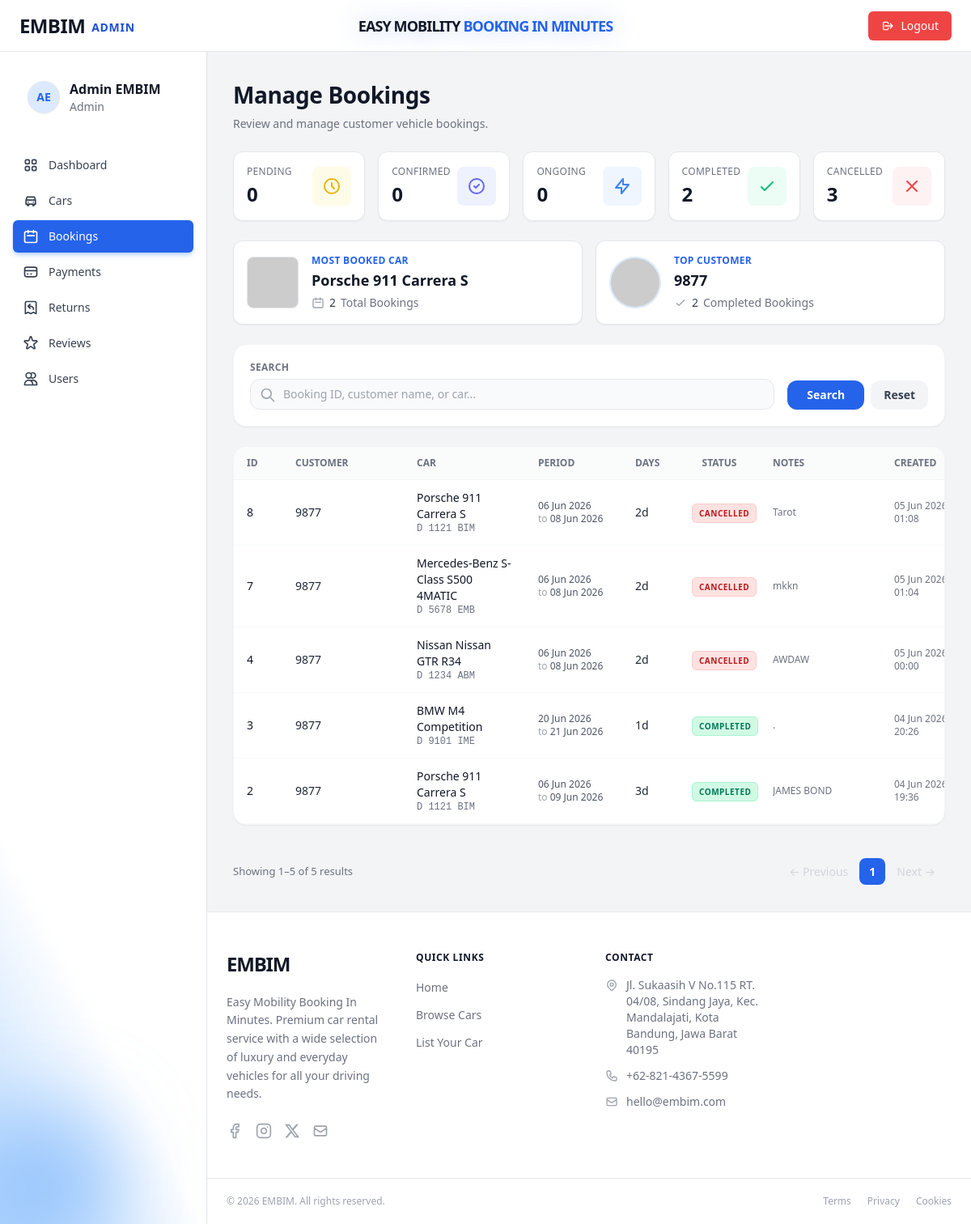
The app's page /admin/index.php?page=manage_bookings (signed in) with its own data.
### tables this page shows
CREATE TABLE `cars` (
  `id` int(11) NOT NULL,
  `brand` varchar(80) NOT NULL,
  `model` varchar(100) NOT NULL,
  `year` year(4) NOT NULL,
  `license_plate` varchar(20) NOT NULL,
  `price_per_day` decimal(12,2) NOT NULL,
  `status` enum('available','booked','maintenance') NOT NULL DEFAULT 'available',
  `transmission` enum('automatic','manual') NOT NULL DEFAULT 'automatic',
  `fuel_type` enum('gasoline','diesel','electric','hybrid') NOT NULL DEFAULT 'gasoline',
  `seats` tinyint(4) NOT NULL DEFAULT 5,
  `description` text DEFAULT NULL,
  `photo` varchar(255) DEFAULT NULL COMMENT 'Nama file gambar di folder assets/images',
  `created_at` datetime NOT NULL DEFAULT current_timestamp(),
  `updated_at` datetime NOT NULL DEFAULT current_timestamp() ON UPDATE current_timestamp()
);

CREATE TABLE `users` (
  `id` int(11) NOT NULL,
  `full_name` varchar(100) NOT NULL,
  `email` varchar(150) NOT NULL,
  `password` varchar(255) NOT NULL COMMENT 'bcrypt hash',
  `phone` varchar(20) DEFAULT NULL,
  `address` text DEFAULT NULL,
  `role` enum('admin','user') NOT NULL DEFAULT 'user',
  `photo_profile` varchar(100) DEFAULT NULL,
  `photo_ktp` varchar(100) DEFAULT NULL,
  `photo_sim` varchar(100) DEFAULT NULL,
  `created_at` datetime NOT NULL DEFAULT current_timestamp(),
  `updated_at` datetime NOT NULL DEFAULT current_timestamp() ON UPDATE current_timestamp()
);

CREATE TABLE `bookings` (
  `id` int(11) NOT NULL,
  `user_id` int(11) NOT NULL,
  `car_id` int(11) NOT NULL,
  `start_date` date NOT NULL,
  `end_date` date NOT NULL,
  `total_days` smallint(6) NOT NULL DEFAULT 1,
  `total_price` decimal(14,2) NOT NULL,
  `status` enum('pending','confirmed','ongoing','completed','cancelled') DEFAULT 'pending',
  `notes` text DEFAULT NULL,
  `identity_photo` varchar(255) DEFAULT NULL,
  `payment_method` enum('transfer_bank_bri','transfer_bank_mandiri','shopeepay','dana','ovo','gopay','transfer_bank_bni','transfer_bank_bca','transfer_bank_seabank') DEFAULT NULL,
  `payment_status` enum('unpaid','paid','refunded') DEFAULT 'unpaid',
  `payment_proof` varchar(255) DEFAULT NULL,
  `paid_at` datetime DEFAULT NULL,
  `created_at` datetime DEFAULT current_timestamp(),
  `refund_notified_at` datetime DEFAULT NULL,
  `updated_at` datetime DEFAULT current_timestamp() ON UPDATE current_timestamp()
);

### admin/views/manage_bookings.php (the view, shortened to what the rows shown need)
<?php require_once __DIR__ . '/partials/layout_top.php'; ?>
<div class="space-y-6">
  <div class="page-heading">
    <h1>Manage Bookings</h1>
  </div>
  <div class="grid grid-cols-1 md:grid-cols-2 gap-4 mb-6">
    <?php if (!empty($topCar)): ?>
    <div class="bg-white rounded-xl border border-gray-200 p-4 flex items-center gap-4 shadow-sm hover:shadow-md transition-shadow">
      <div class="w-16 h-16 shrink-0 rounded-lg overflow-hidden bg-gray-100 border border-gray-200">
        <img src="../assets/images/<?= htmlspecialchars($topCar['photo']) ?>" alt="Top Car" class="w-full h-full object-cover" onerror="this.src='https://ui-avatars.com/api/?name=Car&background=f3f4f6&color=9ca3af'" />
      </div>
      <div class="flex-1 min-w-0">
        <p class="text-xs font-bold text-blue-600 uppercase tracking-wide mb-0.5">Most Booked Car</p>
        <p class="text-lg font-bold text-gray-900 truncate"><?= htmlspecialchars($topCar['brand'] . ' ' . $topCar['model']) ?></p>
        <p class="text-sm text-gray-500 mt-1 flex items-center gap-1.5">
          <svg xmlns="http://www.w3.org/2000/svg" class="h-4 w-4 text-gray-400" fill="none" viewBox="0 0 24 24" stroke="currentColor" stroke-width="2"><path stroke-linecap="round" stroke-linejoin="round" d="M8 7V3m8 4V3m-9 8h10M5 21h14a2 2 0 002-2V7a2 2 0 00-2-2H5a2 2 0 00-2 2v12a2 2 0 002 2z"/></svg>
          <span class="font-medium text-gray-700"><?= $topCar['booking_count'] ?></span> Total Bookings
        </p>
      </div>
    </div>
    <?php endif; ?>
    <?php if (!empty($topUser)): ?>
    <div class="bg-white rounded-xl border border-gray-200 p-4 flex items-center gap-4 shadow-sm hover:shadow-md transition-shadow">
      <div class="w-16 h-16 shrink-0 rounded-full overflow-hidden bg-gray-100 border-2 border-blue-100">
        <img src="../assets/images/user/<?= htmlspecialchars($topUser['photo_profile'] ?? 'default.png') ?>" alt="Top User" class="w-full h-full object-cover" onerror="this.src='https://ui-avatars.com/api/?name=<?= urlencode($topUser['full_name']) ?>&background=eff6ff&color=1d4ed8'" />
      </div>
      <div class="flex-1 min-w-0">
        <p class="text-xs font-bold text-blue-600 uppercase tracking-wide mb-0.5">Top Customer</p>
        <p class="text-lg font-bold text-gray-900 truncate"><?= htmlspecialchars($topUser['full_name']) ?></p>
        <p class="text-sm text-gray-500 mt-1 flex items-center gap-1.5">
          <svg xmlns="http://www.w3.org/2000/svg" class="h-4 w-4 text-gray-400" fill="none" viewBox="0 0 24 24" stroke="currentColor" stroke-width="2"><path stroke-linecap="round" stroke-linejoin="round" d="M5 13l4 4L19 7"/></svg>
          <span class="font-medium text-gray-700"><?= $topUser['booking_count'] ?></span> Completed Bookings
        </p>
      </div>
    </div>
    <?php endif; ?>
  </div>
  <div class="bg-white rounded-2xl shadow-sm border border-gray-100 overflow-hidden mb-6">
    <div class="overflow-x-auto">
      <table class="w-full text-left text-sm text-gray-600 table-fixed min-w-[1000px]">
        <thead class="bg-gray-50/80 border-b border-gray-100 text-xs uppercase font-semibold text-gray-500">
          <tr>
            <th class="px-4 py-3 w-[6%]">ID</th>
            <th class="px-4 py-3 w-[15%]">Customer</th>
            <th class="px-4 py-3 w-[15%]">Car</th>
            <th class="px-4 py-3 w-[12%]">Period</th>
            <th class="px-4 py-3 w-[7%]">Days</th>
            <th class="px-4 py-3 w-[10%] text-center">Status</th>
            <th class="px-4 py-3 w-[15%]">Notes</th>
            <th class="px-4 py-3 w-[10%]">Created</th>
          </tr>
        </thead>
      <tbody>
        <?php if (empty($bookings)): ?>
          <tr><td colspan="9" class="text-center py-10 text-gray-400">No booking data found.</td></tr>
        <?php else: foreach ($bookings as $b): ?>
        <tr class="hover:bg-blue-50/30 transition-colors group border-b border-gray-50">
          <td class="px-4 py-3 font-medium text-gray-900"><?= (int)$b['id'] ?></td>
          <td class="px-4 py-3 font-medium text-gray-800"><?= htmlspecialchars($b['customer_name']) ?></td>
          <td class="px-4 py-3">
            <div class="font-medium text-gray-900"><?= htmlspecialchars($b['car_name']) ?></div>
            <div class="text-xs text-gray-500 font-mono"><?= htmlspecialchars($b['license_plate']) ?></div>
          </td>
          <td class="px-4 py-3 text-xs text-gray-600">
            <?= date('d M Y', strtotime($b['start_date'])) ?><br><span class="text-gray-400">to</span> <?= date('d M Y', strtotime($b['end_date'])) ?>
          </td>
          <td class="px-4 py-3 font-medium text-gray-800">
            <?= (int)$b['total_days'] ?>d
          </td>
          <td class="px-4 py-3 text-center">
            <?php
              $bs = $b['status'] ?? 'completed';
              $bsCls = match($bs) {
                'completed' => 'bg-emerald-100 text-emerald-700 border-emerald-200',
                'ongoing' => 'bg-blue-100 text-blue-700 border-blue-200',
                'cancelled' => 'bg-red-100 text-red-700 border-red-200',
                'confirmed' => 'bg-indigo-100 text-indigo-700 border-indigo-200',
                'pending' => 'bg-yellow-100 text-yellow-700 border-yellow-200',
                default => 'bg-gray-100 text-gray-700 border-gray-200'
              };
            ?>
            <span class="px-2 py-1 border rounded-md text-[10px] font-bold uppercase tracking-wider <?= $bsCls ?>">
              <?= htmlspecialchars($bs) ?>
            </span>
          </td>
          <td class="px-4 py-3 text-xs text-gray-500">
            <div class="truncate max-w-[120px]" title="<?= htmlspecialchars($b['notes'] ?? '') ?>">
              <?= !empty($b['notes']) ? htmlspecialchars($b['notes']) : '<span class="italic text-gray-400">—</span>' ?>
            </div>
          </td>
          <td class="px-4 py-3 text-xs text-gray-500">
            <?= htmlspecialchars(date('d M Y', strtotime($b['created_at']))) ?><br><?= htmlspecialchars(date('H:i', strtotime($b['created_at']))) ?>
          </td>
        </tr>
        <?php endforeach; endif; ?>
      </tbody>
    </table>
    </div>
  </div>
</div>
<?php require_once __DIR__ . '/partials/layout_bottom.php'; ?>

### records on screen
cars: brand+model "Porsche 911 Carrera S"
users: full_name "9877"
bookings: id "8", user.full_name "9877", car_name "Porsche 911 Carrera S", car.license_plate "D 1121 BIM", start_date "06 Jun 2026", end_date "08 Jun 2026", total_days "2", status "CANCELLED", notes "Tarot", created_at "05 Jun…", created_at "01:08"
bookings: id "7", user.full_name "9877", car_name "Mercedes-Benz S-Class S500 4MATIC", car.license_plate "D 5678 EMB", start_date "06 Jun 2026", end_date "08 Jun 2026", total_days "2", status "CANCELLED", notes "mkkn", created_at "05 Jun…", created_at "01:04"
bookings: id "4", user.full_name "9877", car_name "Nissan Nissan GTR R34", car.license_plate "D 1234 ABM", start_date "06 Jun 2026", end_date "08 Jun 2026", total_days "2", status "CANCELLED", notes "AWDAW", created_at "05 Jun…", created_at "00:00"
bookings: id "3", user.full_name "9877", car_name "BMW M4 Competition", car.license_plate "D 9101 IME", start_date "20 Jun 2026", end_date "21 Jun 2026", total_days "1", status "COMPLETED", notes ".", created_at "04 Jun…", created_at "20:26"
bookings: id "2", user.full_name "9877", car_name "Porsche 911 Carrera S", car.license_plate "D 1121 BIM", start_date "06 Jun 2026", end_date "09 Jun 2026", total_days "3", status "COMPLETED", notes "JAMES BOND", created_at "04 Jun…", created_at "19:36"

### other values on screen
$adminInitials "AE"
$adminName "Admin EMBIM"
$link['label'] "Dashboard"
$link['label'] "Cars"
$link['label'] "Bookings"
$link['label'] "Payments"
$link['label'] "Returns"
$link['label'] "Reviews"
$link['label'] "Users"
$stats['pending'] "0"
$stats['confirmed'] "0"
$stats['ongoing'] "0"
$stats['completed'] "2"
$stats['cancelled'] "3"
$topCar['booking_count'] "2"
